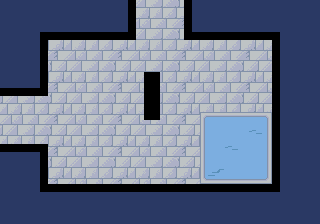

A 2D game scene composited from a Tiled map and its tileset images. What follows is a short description and the map's XML, with each tile layer's data collapsed to a summary:
An orthogonal 40x28 tile map with 8x8 px tiles, 3 tile layers (gfx, walls, spikes) and 4 objects (Enemy, Item, Npc, Door).

<map version="1.10" tiledversion="1.10.2" orientation="orthogonal" renderorder="right-down" width="40" height="28" tilewidth="8" tileheight="8" infinite="0" nextlayerid="5" nextobjectid="11">
 <tileset firstgid="1" source="water-temple.tsx" />
 <layer id="1" name="gfx" width="40" height="28">
  <data>[1120 cells, 1120 non-empty, 65 distinct tile ids]</data>
 </layer>
 <layer id="2" name="walls" width="40" height="28">
  <data>[1120 cells, 102 non-empty, 1 distinct tile ids]</data>
 </layer>
 <objectgroup id="4" name="objs">
  <object id="1" name="Octopus" type="Enemy" x="128" y="72">
   <point />
  </object>
  <object id="7" name="HeartItem" type="Item" x="88" y="168">
   <point />
  </object>
  <object id="8" name="DuckNpc" type="Npc" x="232" y="80">
   <properties>
    <property name="dialogue_id" type="int" value="2" />
   </properties>
   <point />
  </object>
  <object id="9" name="DoorH" type="Door" x="160" y="32">
   <point />
  </object>
 </objectgroup>
 <layer id="3" name="spikes" width="40" height="28">
  <data>[1120 cells, 12 non-empty, 1 distinct tile ids]</data>
 </layer>
</map>
